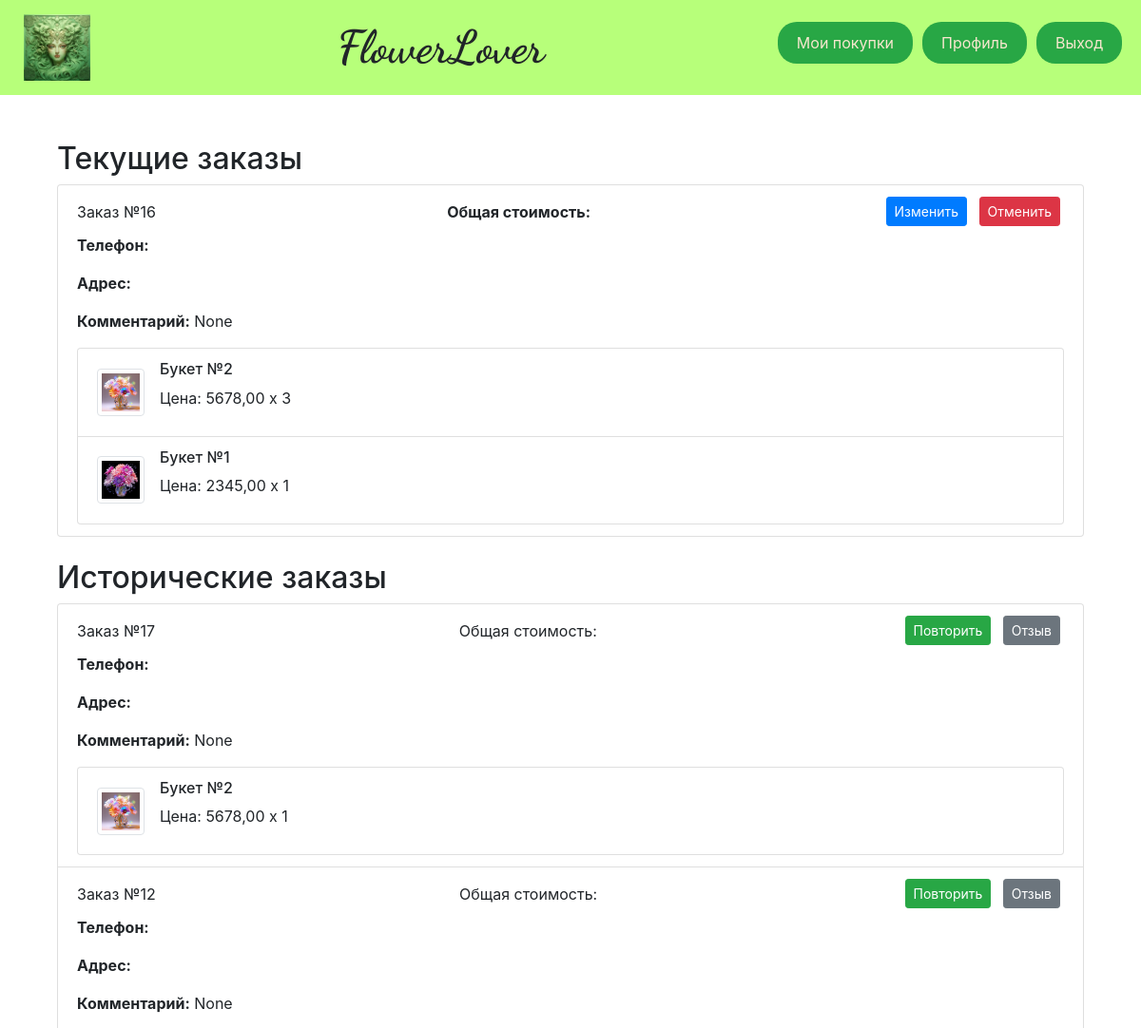
Page /purchase/ (signed in, upper part) on the earlier database version.
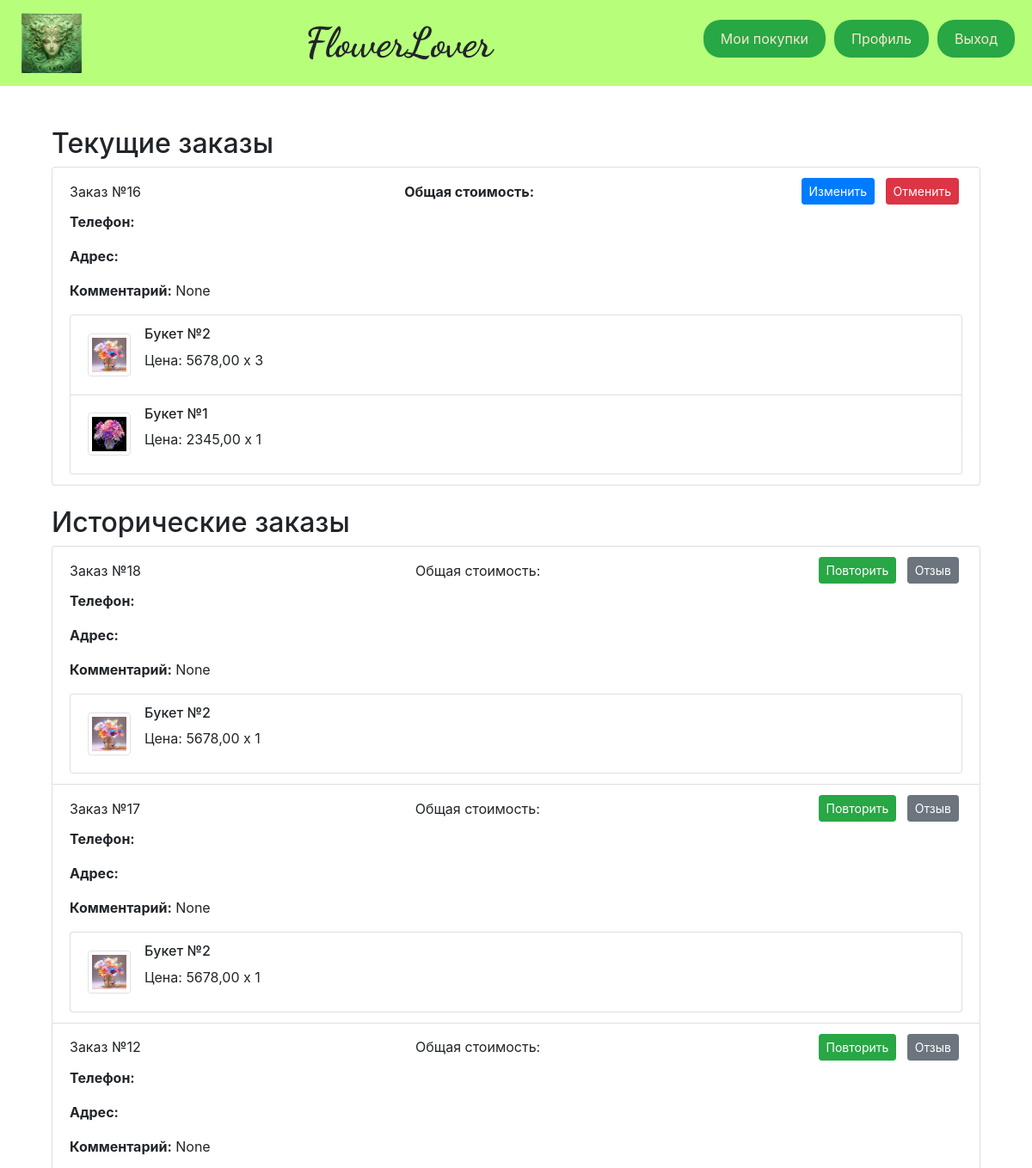
Same page on the later database version.
### business_app/models.py (models this page shows, shortened)
class Order(models.Model):
    DoesNotExist = None
    objects = None
    STATUS_PENDING = 'pending'
    STATUS_CONFIRMED = 'confirmed'
    STATUS_DELIVERY = 'delivery'
    STATUS_CANCELED = 'cancelled'
    STATUS_COMPLETED = 'completed'
    STATUS_CHOICES = [
        (STATUS_PENDING, 'Pending'),
        (STATUS_CONFIRMED, 'Confirmed'),
        (STATUS_DELIVERY, 'Delivery'),
        (STATUS_CANCELED, 'Cancelled'),
        (STATUS_COMPLETED, 'Completed'),
    ]
    user = models.ForeignKey(User, on_delete=models.CASCADE, related_name='orders')
    items = models.ManyToManyField(Product, through=OrderItem, related_name='orders')
    total_amount = models.DecimalField(max_digits=8, decimal_places=2, default=0)
    phone = models.CharField(max_length=12)
    address = models.TextField(max_length=120)
    comment = models.TextField(max_length=120, blank=True, null=True)
    telegram_key = models.CharField(max_length=100, blank=True, null=True)
    status = models.CharField(max_length=20, choices=STATUS_CHOICES, default=STATUS_CONFIRMED)
    status_datetime = models.DateTimeField(auto_now_add=True)

class OrderItem(models.Model):
    objects = None
    product = models.ForeignKey(Product, on_delete=models.CASCADE)
    order = models.ForeignKey('Order', on_delete=models.CASCADE)
    quantity = models.PositiveIntegerField(default=1)

class Product(models.Model):
    DoesNotExist = None
    objects = None
    name = models.CharField(max_length=50)
    description = models.TextField(max_length=255)
    price = models.DecimalField(max_digits=8, decimal_places=2)
    image = models.ImageField(upload_to='myproject/media/', default='no_photo.jpg')
    is_active = models.BooleanField(default=True)  # Поле для статуса активности
    class Meta:
        permissions = [
            ("customer", "Покупатель"),
            ("salesman", "Продавец"),
        ]

### business_app/views.py (the view)
    @login_required(login_url='page_errors')
    @user_passes_test(is_in_group('customer'), login_url='page_errors', redirect_field_name=None)
    @order_belongs_to_user
    def _wrapped_view(request, *args, **kwargs):
        try:
            return view_func(request, *args, **kwargs)
        except Exception as e:
            logger.error(f"Ошибка в представлении {view_func.__name__}: {e}")
            return HttpResponseServerError("Произошла внутренняя ошибка сервера.")

### business_app/context_processors.py (called while the page is built)
def user_group_context(request):
    if request.user.is_authenticated:
        group_names = request.user.groups.values_list('name', flat=True)
        return {
            'is_customer': 'customer' in group_names or request.user.is_superuser,
            'is_salesman': 'salesman' in group_names or request.user.is_superuser,
        }
    return {
        'is_customer': False,
        'is_salesman': False,
    }

### business_app/views.py (called while the page is built)
def is_in_group(group_name):
    def check(user):
        try:
            result = user.groups.filter(name=group_name).exists()
            logger.debug(f"Проверка принадлежности к группе '{group_name}' для пользователя {user.username}: {result}")
            return result
        except Exception as e:
            logger.error(f"Ошибка при проверке группы пользователя: {e}")
            return False
    return check

def order_belongs_to_user(view_func):
    @wraps(view_func)
    def _wrapped_view(request, *args, **kwargs):
        order_id = kwargs.get('order_id')
        try:
            if order_id is not None:
                order = get_object_or_404(Order, id=order_id)
                logger.debug(f"Заказ с ID {order_id} найден для пользователя {request.user.username}")
                if order.user != request.user:
                    logger.warning(f"Пользователь {request.user.username} попытался получить доступ к чужому заказу с ID {order_id}")
                    return HttpResponseForbidden("Вы не можете редактировать этот заказ.")
        except Exception as e:
            logger.error(f"Ошибка при проверке заказа: {e}")
            return HttpResponseServerError("Произошла внутренняя ошибка сервера.")
        return view_func(request, *args, **kwargs)
    return _wrapped_view

def customer_required(view_func):
    @login_required(login_url='page_errors')
    @user_passes_test(is_in_group('customer'), login_url='page_errors', redirect_field_name=None)
    @order_belongs_to_user
    def _wrapped_view(request, *args, **kwargs):
        try:
            return view_func(request, *args, **kwargs)
        except Exception as e:
            logger.error(f"Ошибка в представлении {view_func.__name__}: {e}")
            return HttpResponseServerError("Произошла внутренняя ошибка сервера.")
    return _wrapped_view

### business_app/templates/business_app/purchase.html (shortened to what this page needs)
{% extends 'base.html' %}
{% load bootstrap4 %}
{% block content %}
<div class="container mt-4">
    <h2>Текущие заказы</h2>
    <div class="list-group mb-4">
        {% for order in current_orders %}
            <div class="list-group-item">
                <div class="d-flex w-100 justify-content-between align-items-center">
                    <span>Заказ №{{ order.id }}</span>
                    <span><strong>Общая стоимость: {{ order.get_total_amount }}</strong></span>
                    <div>
                        {% if order.status == STATUS_PENDING or order.status == STATUS_CONFIRMED %}
                        <form method="post" action="{% url 'edit_order' order.id %}" style="display:inline;">
                            <button type="submit" class="btn btn-primary btn-sm mx-1">Изменить</button>
                        </form>
                        <form method="post" action="{% url 'cancel_order' order.id %}" style="display:inline;">
                            <button type="submit" class="btn btn-danger btn-sm mx-1">Отменить</button>
                        </form>
                        {% elif order.status == STATUS_COMPLETED or order.status == STATUS_CANCELED %}
                            <button class="btn btn-success btn-sm mx-1">Повторить</button>
                            <button class="btn btn-secondary btn-sm mx-1">Отзыв</button>
                        {% endif %}
                    </div>
                </div>
                <div class="mt-2">
                    <p><strong>Телефон:</strong> {{ order.phone }}</p>
                    <p><strong>Адрес:</strong> {{ order.address }}</p>
                    <p><strong>Комментарий:</strong> {{ order.comment }}</p>
                </div>
                <ul class="list-group mt-2">
                    {% for item in order.orderitem_set.all %}
                        <li class="list-group-item d-flex justify-content-between align-items-center">
                            <div class="d-flex align-items-center">
                                <img src="{{ item.product.image.url }}" alt="{{ item.product.name }}" class="img-thumbnail" style="width: 50px; height: 50px;">
                                <div class="ml-3">
                                    <h6>{{ item.product.name }}</h6>
                                    <p>Цена: {{ item.product.price }} x {{ item.quantity }}</p>
                                </div>
                            </div>
                        </li>
                    {% endfor %}
                </ul>
            </div>
        {% empty %}
            <p>Нет текущих заказов.</p>
        {% endfor %}
    </div>
    <h2>Исторические заказы</h2>
    <div class="list-group">
        {% for order in historical_orders %}
            <div class="list-group-item">
                <div class="d-flex w-100 justify-content-between align-items-center">
                    <span>Заказ №{{ order.id }}</span>
                    <span>Общая стоимость: {{order.get_total_amount }}</span>
                    <div>
                        {% if order.status == STATUS_COMPLETED or order.status == STATUS_CANCELED %}
                                <button class="btn btn-success btn-sm mx-1">Повторить</button>
                            <form method="post" action="{% url 'review' order.id %}" style="display:inline;">
                                <button type="submit" class="btn btn-secondary btn-sm mx-1">Отзыв</button>
                            </form>
                        {% endif %}
                    </div>
                </div>
                <div class="mt-2">
                    <p><strong>Телефон:</strong> {{ order.phone }}</p>
                    <p><strong>Адрес:</strong> {{ order.address }}</p>
                    <p><strong>Комментарий:</strong> {{ order.comment }}</p>
                </div>
                <ul class="list-group mt-2">
                    {% for item in order.orderitem_set.all %}
                        <li class="list-group-item d-flex justify-content-between align-items-center">
                            <div class="d-flex align-items-center">
                                <img src="{{ item.product.image.url }}" alt="{{ item.product.name }}" class="img-thumbnail" style="width: 50px; height: 50px;">
                                <div class="ml-3">
                                    <h6>{{ item.product.name }}</h6>
                                    <p>Цена: {{ item.product.price }} x {{ item.quantity }}</p>
                                </div>
                            </div>
                        </li>
                    {% endfor %}
                </ul>
            </div>
        {% empty %}
            <p>Нет исторических заказов.</p>
        {% endfor %}
    </div>
</div>
{% endblock %}

### business_app/templates/base.html (shortened to what this page needs)
<!DOCTYPE html>
<html lang="en">
{% load static %}
<head>
    <link href="https://stackpath.bootstrapcdn.com/bootstrap/4.5.2/css/bootstrap.min.css" rel="stylesheet">
    <link href="{% static 'business_app/css/style.css' %}" rel="stylesheet">
</head>
<body>
    <div class="content-wrapper">
        <header class="header d-flex align-items-center">
            <img src="{% static 'business_app/images/logo_green.png' %}" alt="Logo">
            <div class="site-title">FlowerLover</div>
           <nav class="navigation">
               {% if user.is_authenticated %}
                   {% if is_customer %}
                       <a href="{% url 'purchase' %}" class="nav-button">Мои покупки</a>
                   {% elif is_salesman %}
                       <a href="{% url 'sale' %}" class="nav-button">Мои продажи</a>
                   {% endif %}
                   <a href="{% url 'profile' %}" class="nav-button">Профиль</a>
                   <a href="{% url 'logout' %}" class="nav-button">Выход</a>
               {% else %}
                   <a href="{% url 'authorization' %}" class="nav-button">Вход</a>
               {% endif %}
           </nav>
        </header>
        <div class="container mt-4 mb-5">
            {% block content %}{% endblock %}
        </div>
    </div>
</body>
</html>

### business_app/static/business_app/css/style.css (style rules this page uses)
html, body { height: 100%; margin: 0; display: flex; flex-direction: column; }
.content-wrapper { flex: 1; }
.header { background-color: #B7FF7A; padding: 5px 0; text-align: center; }
.header { display: flex; justify-content: space-between; align-items: center; width: 100%; padding: 10px 20px; box-sizing: border-box; }
.header img { height: 70px; margin: 5px; }
.site-title { font-family: 'Dancing Script', cursive; font-weight: 700; font-size: 48px; margin-left: 10px; }
.navigation { display: flex; align-items: center; justify-content: flex-end; gap: 10px; }
.nav-button { background-color: #28a745 !important; color: #f7e7ce !important; border: none !important; border-radius: 20px !important; padding: 10px 20px !important; text-decoration: none !important; font-size: 16px !important; transition: background-color 0.3s !important; display: block; text-align: center; margin-bottom: 10px; }
.container { display: flex; flex-direction: column !important; }
.ml-3 { margin-left: 1rem; }

Differences in the rows shown:
added Order: id "18", status "Повторить", comment "None", shown under "Исторические заказы"
added OrderItem: product.image (picture), product.name "Букет №2", product.price "5678,00", quantity "1", shown under "18"
